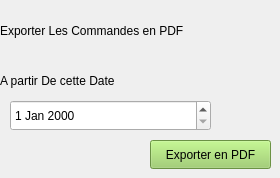
           <widget class="QWidget" name="tab_6">
            <attribute name="title">
             <string>Pdf</string>
            </attribute>
            <widget class="QPushButton" name="pushButton_pdf">
             <property name="geometry">
              <rect>
               <x>150</x>
               <y>140</y>
               <width>121</width>
               <height>29</height>
              </rect>
             </property>
             <property name="styleSheet">
              <string notr="true">color: rgb(0, 0, 0);
background-color: rgb(150, 205, 95);</string>
             </property>
             <property name="text">
              <string>Exporter en PDF</string>
             </property>
            </widget>
            <widget class="QDateEdit" name="dateEdit_datecommande">
             <property name="geometry">
              <rect>
               <x>10</x>
               <y>100</y>
               <width>201</width>
               <height>31</height>
              </rect>
             </property>
            </widget>
            <widget class="QLabel" name="label_21">
             <property name="geometry">
              <rect>
               <x>0</x>
               <y>10</y>
               <width>271</width>
               <height>41</height>
              </rect>
             </property>
             <property name="styleSheet">
              <string notr="true">color: rgb(0, 0, 0);
font: 11pt &quot;MS Shell Dlg 2&quot;;
background-color: transparent;
</string>
             </property>
             <property name="text">
              <string>Exporter Les Commandes en PDF</string>
             </property>
            </widget>
            <widget class="QLabel" name="label_22">
             <property name="geometry">
              <rect>
               <x>0</x>
               <y>60</y>
               <width>271</width>
               <height>41</height>
              </rect>
             </property>
             <property name="styleSheet">
              <string notr="true">color: rgb(0, 0, 0);
font: 11pt &quot;MS Shell Dlg 2&quot;;
background-color: transparent;
</string>
             </property>
             <property name="text">
              <string>A partir De cette Date</string>
             </property>
            </widget>
           </widget>
